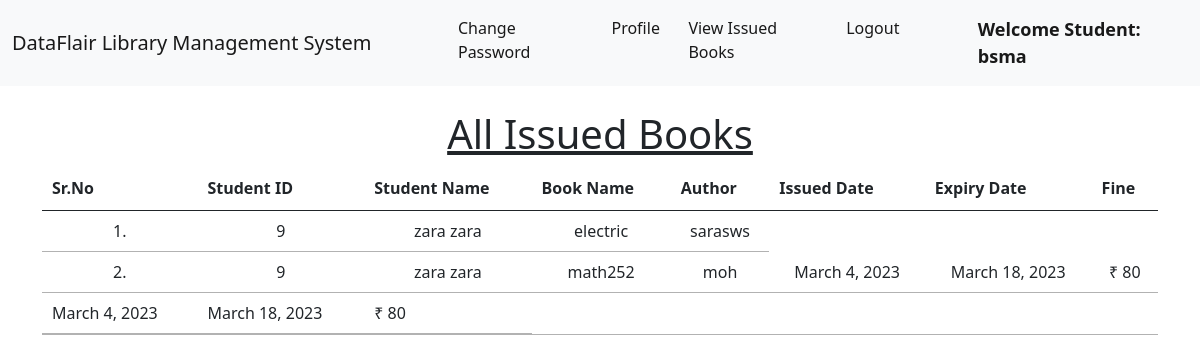
The app's page /student_issued_books/ (signed in) with its own data.
### library/models.py (models this page shows, shortened)
class Book(models.Model):
    name_book = models.CharField(max_length=150)
    book_id = models.PositiveIntegerField()
    auth = models.CharField(max_length=150)
    category = models.CharField(max_length=50)

class IssuedBook(models.Model):
    student_id = models.CharField(max_length=15, blank=True)
    IssuedBook_id = models.CharField(max_length=13)
    issued_date = models.DateField(auto_now=True)
    expiry_date = models.DateField(default=expiry)

### library/views.py (the view)
# urls.py: path("student_issued_books/", views.student_issued_books, name="student_issued_books"),
@login_required(login_url = '/student_login')
def student_issued_books(request):
    student = Student.objects.filter(name_stu_id=request.user.id)
    issuedBooks =IssuedBook.objects.filter(student_id=student[0].name_stu_id)
    li1 = []
    li2 = []
    for i in issuedBooks:
        books = Book.objects.filter(book_id=i.IssuedBook_id)
        for book in books:
            t=(request.user.id, request.user.get_full_name, book.name_book,book.auth)
            li1.append(t)
        days=(date.today()-i.issued_date)
        d=days.days
        fine=0
        if d>15:
            day=d-14
            fine=day*5
        t=(issuedBooks[0].issued_date, issuedBooks[0].expiry_date, fine)
        li2.append(t)
    return render(request,'student/student_issued_books.html',{'li1':li1, 'li2':li2})

### library/templates/student/student_issued_books.html (shortened to what this page needs)
{% extends 'student/student_navbar.html' %}
{% load static %}
{% block body %}
<div class="container mt-4">
    <h1 class="text-center"><u>All Issued Books</u></h1>
    <table class="table table-hover" id="example">
        <thead>
            <tr class="text-center">
                <th>Sr.No</th>
                <th>Student ID</th>
                <th>Student Name</th>
                <th>Book Name</th>
                <th>Author</th>
                <th>Issued Date</th>
                <th>Expiry Date</th>
                <th>Fine</th>
            </tr>
        </thead>
        <tbody>
            {% for i in li1 %}
            <tr class="text-center">
                <td>{{forloop.counter}}.</td>
                <td>{{i.0}}</td>
                <td>{{i.1}}</td>
                <td>{{i.2}}</td>
                <td>{{i.3}}</td>
                {% endfor %}
                {% for i in li2 %}
                <td>{{i.0}}</td>
                <td>{{i.1}}</td>
                <td>₹ {{i.2}}</td>
            </tr>
            {% endfor %}
        </tbody>
    </table>
    </div>
{% endblock %}

### library/templates/student/student_navbar.html (shortened to what this page needs)
<!doctype html>
<html lang="en">
  <head>
    <link href="https://cdn.jsdelivr.net/npm/bootstrap@5.1.0/dist/css/bootstrap.min.css" rel="stylesheet">
    <link rel="stylesheet" href="https://cdn.datatables.net/1.10.25/css/jquery.dataTables.min.css">
    <link rel="stylesheet" href="https://cdn.datatables.net/buttons/1.7.1/css/buttons.dataTables.min.css">
  </head>
  <body>
    <nav class="navbar navbar-expand-lg navbar-light bg-light sticky-top">
        <div class="container-fluid">
          <a class="navbar-brand" href="#">DataFlair Library Management System</a>
          <div class="collapse navbar-collapse" id="navbarSupportedContent">
            <ul class="navbar-nav me-auto mb-2 mb-lg-0">
              <li class="nav-item">
                <a class="nav-link active" aria-current="page" href="{% url 'change_password' %}">Change Password</a>
              </li>
              <li class="nav-item">
                <a class="nav-link active" aria-current="page" href="{% url 'profile'%}">Profile</a>
              </li>
              <li class="nav-item">
                <a class="nav-link active" aria-current="page" href="{% url 'student_issued_books' %}">View Issued Books</a>
              </li>
              <li class="nav-item">
                <a class="nav-link active" aria-current="page" href="{% url 'logout' %}">Logout</a>
              </li>
              <li class="nav-item">
                <a style="font-weight:600; font-family:'Segoe UI', Tahoma, Geneva, Verdana, sans-serif; font-size: large;" class="nav-link active" href="#">Welcome Student: {{request.user}}</a>
              </li>
            </ul>
          </div>
        </div>
      </nav>
      {% block body %}
      {% endblock %}
  </body>
</html>

### records on screen
Book: name_book "electric", auth "sarasws"
Book: name_book "math252", auth "moh"
IssuedBook: issued_date "March 4, 2023" "March 4, 2023", expiry_date "March 18, 2023" "March 18, 2023"

### other values on screen
{{ request.user }} "bsma"
{{ i.0 }} "9" "9"
{{ i.1 }} "zara zara" "zara zara"
{{ i.2 }} "80" "80"
